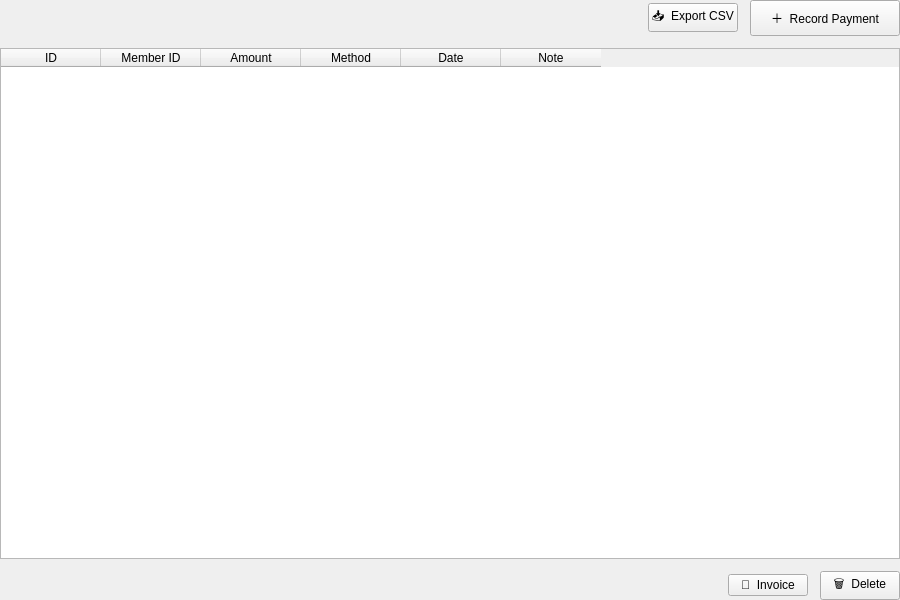
<?xml version="1.0" encoding="UTF-8"?>
<ui version="4.0">
 <class>PaymentsPage</class>
 <widget class="QWidget" name="PaymentsPage">
  <property name="geometry"><rect><x>0</x><y>0</y><width>900</width><height>600</height></rect></property>
  <property name="windowTitle"><string>Payments &amp; Invoices</string></property>

  <layout class="QVBoxLayout" name="mainLayout">
   <property name="spacing"><number>12</number></property>
   <property name="leftMargin"><number>0</number></property><property name="topMargin"><number>0</number></property>
   <property name="rightMargin"><number>0</number></property><property name="bottomMargin"><number>0</number></property>

   <item>
    <layout class="QHBoxLayout" name="toolbarLayout">
     <item><widget class="QLabel" name="statusLabel"><property name="text"><string/></property></widget></item>
     <item><spacer><property name="orientation"><enum>Qt::Horizontal</enum></property><property name="sizeHint" stdset="0"><size><width>40</width><height>0</height></size></property></spacer></item>
     <item><widget class="QPushButton" name="exportButton"><property name="text"><string>📥  Export CSV</string></property></widget></item>
     <item><widget class="QPushButton" name="addButton"><property name="text"><string>＋  Record Payment</string></property><property name="minimumSize"><size><width>150</width><height>36</height></size></property></widget></item>
    </layout>
   </item>

   <item>
    <widget class="QTableWidget" name="paymentsTable">
     <property name="selectionBehavior"><enum>QAbstractItemView::SelectRows</enum></property>
     <property name="editTriggers"><set>QAbstractItemView::NoEditTriggers</set></property>
     <property name="alternatingRowColors"><bool>true</bool></property>
     <column><property name="text"><string>ID</string></property></column>
     <column><property name="text"><string>Member ID</string></property></column>
     <column><property name="text"><string>Amount</string></property></column>
     <column><property name="text"><string>Method</string></property></column>
     <column><property name="text"><string>Date</string></property></column>
     <column><property name="text"><string>Note</string></property></column>
    </widget>
   </item>

   <item>
    <layout class="QHBoxLayout" name="bottomBar">
     <item><spacer><property name="orientation"><enum>Qt::Horizontal</enum></property><property name="sizeHint" stdset="0"><size><width>40</width><height>0</height></size></property></spacer></item>
     <item><widget class="QPushButton" name="invoiceButton"><property name="text"><string>🧾  Invoice</string></property></widget></item>
     <item><widget class="QPushButton" name="deleteButton"><property name="text"><string>🗑  Delete</string></property></widget></item>
    </layout>
   </item>

  </layout>
 </widget>
 <resources/>
 <connections/>
</ui>
